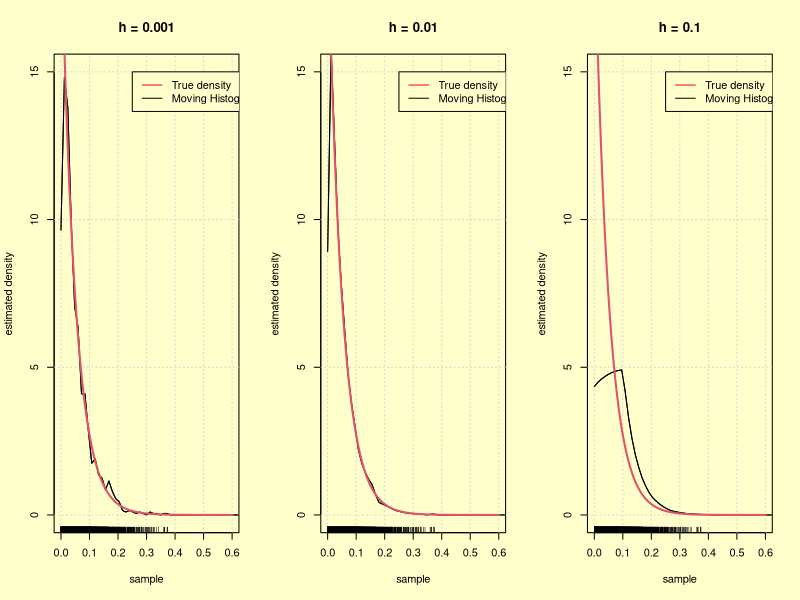

Write the R code that produced this figure.
rm(list = ls())
set.seed(1234)
library(glue)


count.range <- function(sample, min, max){
  
  # computing the size of the vector
  size = length(sample)
  
  # declaring sum =0 as the count of elements in range
  sum = 0
  
  # looping over the vector elements
  for(i in 1:size)
  {
    
    # check if elements lies in the range provided
    if(sample[i]>=min && sample[i]<=max)
      
      # incrementing count of sum if condition satisfied
      sum =sum+1
  }
  return(sum)
}

moving.hist <- function(x, sample, h){
  n = length(sample)
  return((1/(2*n*h))*count.range(sample, x-h, x+h))
}

z <- Vectorize(moving.hist, vectorize.args = 'x')

sample <- rexp(10000, rate = 20)

par(mfrow=c(1,3), bg = "#FFFFCC")

for(i in 10^seq(-3,-1,by=1)){
  curve(z(x, sample,i),
        from = 0, to = 1.2,
        main = glue("h = {i}"),
        xlim = c(0,0.6),
        ylim = c(0, 15),
        xlab = 'sample',
        ylab = 'estimated density')
  grid()
  curve(z(x, sample,i),
        from = 0, to = 1.2,
        main = glue("h = {i}"),
        xlim = c(0,0.6),
        ylim = c(0, 15),
        xlab = 'sample',
        ylab = 'estimated density',
        add = TRUE
        )
  legend(
    0.25,15,legend=c("True density", "Moving Histogam"),
    col=c("red", "black"), lty=1, cex=1
  )
  curve(dexp(x, rate = 20), col = 2, add = TRUE, lwd = 2)
  rug(sample)
}

